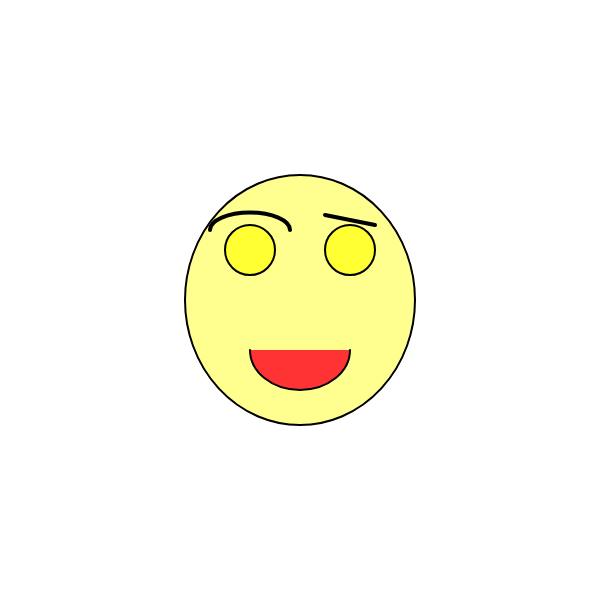
Frame 1 (no input)
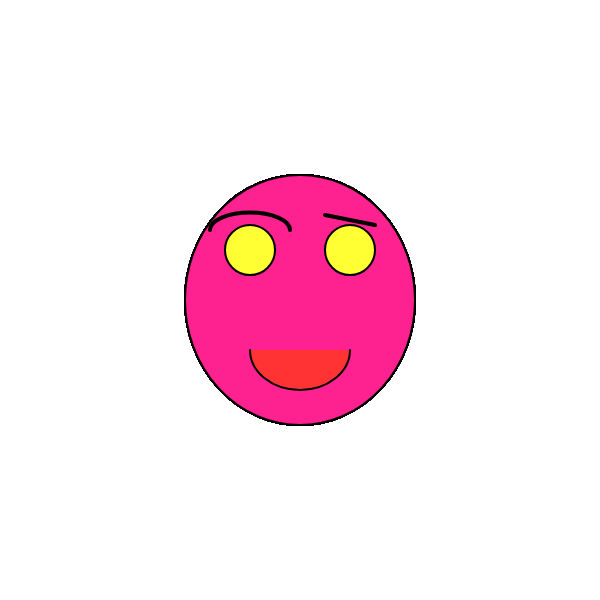
Frame 60 (no input)
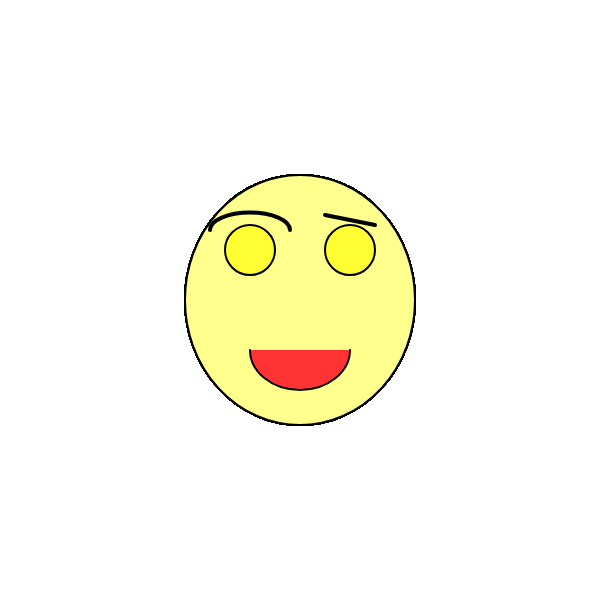
Frame 120 (the mouse pressed at the canvas centre since frame 60)

The p5.js sketch that drew these frames (run headless with seeded random() and noise() and a simulated clock; from frame 60 on, the mouse is pressed at the canvas centre):

// p5.js sketch
// ── sketch.js
function setup() {
  createCanvas(600, 600);//crea un area de dibuix de 600 pixels quadrats, 600 pixels d'ample i 600 pixels d'alçada, canvas és àrea de dibuix, setup ès la configuració o caracteristiques del nostre codi
}

function draw() {//draw significa dibuixar
  //mouseX=300;mouseY=300
  //background(250);//fons de color gris, és de color gris perquè hi ha un nùmero entre 0 i 255 i el 0 és negra i el 255 es blanc
  let canvipetit = sin(frameCount*0.05)*8;;//genera número de 20 a -20 sense parar i ordenats
   let canvimitja= cos(frameCount*0.05)*15//genera número de 15 a -15 sense parar i ordenats
   let canvigran= cos(frameCount*0.05)*20//genera número des de 8 a -8 sense parar i ordenats
  let canvimoltgran= cos(frameCount*0.05)*127//genera número des de 8 a -8 sense parar i ordenats
 print("Canvi petit: "+canvipetit);
  print("Canvi mitja: "+canvimitja);
  print("Canvi gran: "+canvigran);
  print("Canvi molt gran: "+canvimoltgran);
  strokeWeight(2);
  fill(255-canvipetit,159+canvimoltgran, 143+canvipetit);//fill és omplir de color de color el que hi ha a continuació en aquest cas el·lipse. El primer múmero es el nivell de vermellor(R:red), el seguent número es el nivell de verdor(G:green) i el tercer número es el nivell de blavor(B:blue). Podem fer 255,255,255:16.700.000 de colors diferents. He de posar el color que volgui als ulls i a la cara canviant elpomps 3 números, buscant a google colors RGB
  ellipse(300,300,230,250);//Es la cara sencera. El primer número significa la psició X (horizontal) del centre de la el·lipse. El segon número significa la posició Y (vertical) del centre de la el·lipse. El tercer número significa l'amplada de la el·lipse en pixels i el quart l'amplada de la el·lipse. Sempre els números son pixels contats des de la cantonada superior esquerra, és a dir el punt 0,0 es troba diferent que a matemàtiques (cantonada inferior esquerre)
  fill(255,255,51)
   ellipse(350,250,50,50);//és l'ull dret perqué és 350 de X al centre
  ellipse(250,250,50,50);//és l'ull esquerre perqé és 250 pixels de X del centre
  fill(350,51,51);//és el color de la boca i és vermellos perqè te molta quantitat de vermell
  arc(300,350,100,80,0,PI);//boca
noFill();// no ompis de color la cella
  strokeWeight(4);
  arc(250,230,80,35,PI,0);//cella esquerra
  strokeWeight(4);
  line(325,215,375,225);//cella dreta: els dos primers números són la X
}
function setup() {
  createCanvas(600, 600);//crea un area de dibuix de 600 pixels quadrats, 600 pixels d'ample i 600 pixels d'alçada, canvas és àrea de dibuix, setup ès la configuració o caracteristiques del nostre codi
}

function draw() {//draw significa dibuixar
  //mouseX=300;mouseY=300
  //background(250);//fons de color gris, és de color gris perquè hi ha un nùmero entre 0 i 255 i el 0 és negra i el 255 es blanc
  let canvipetit = sin(frameCount*0.05)*8;;//genera número de 20 a -20 sense parar i ordenats
   let canvimitja= cos(frameCount*0.05)*15//genera número de 15 a -15 sense parar i ordenats
   let canvigran= cos(frameCount*0.05)*20//genera número des de 8 a -8 sense parar i ordenats
  let canvimoltgran= cos(frameCount*0.05)*127//genera número des de 8 a -8 sense parar i ordenats
 print("Canvi petit: "+canvipetit);
  print("Canvi mitja: "+canvimitja);
  print("Canvi gran: "+canvigran);
  print("Canvi molt gran: "+canvimoltgran);
  strokeWeight(2);
  fill(255-canvipetit,159+canvimoltgran, 143+canvipetit);//fill és omplir de color de color el que hi ha a continuació en aquest cas el·lipse. El primer múmero es el nivell de vermellor(R:red), el seguent número es el nivell de verdor(G:green) i el tercer número es el nivell de blavor(B:blue). Podem fer 255,255,255:16.700.000 de colors diferents. He de posar el color que volgui als ulls i a la cara canviant elpomps 3 números, buscant a google colors RGB
  ellipse(300,300,230,250);//Es la cara sencera. El primer número significa la psició X (horizontal) del centre de la el·lipse. El segon número significa la posició Y (vertical) del centre de la el·lipse. El tercer número significa l'amplada de la el·lipse en pixels i el quart l'amplada de la el·lipse. Sempre els números son pixels contats des de la cantonada superior esquerra, és a dir el punt 0,0 es troba diferent que a matemàtiques (cantonada inferior esquerre)
  fill(255,255,51)
   ellipse(350,250,50,50);//és l'ull dret perqué és 350 de X al centre
  ellipse(250,250,50,50);//és l'ull esquerre perqé és 250 pixels de X del centre
  fill(350,51,51);//és el color de la boca i és vermellos perqè te molta quantitat de vermell
  arc(300,350,100,80,0,PI);//boca
noFill();// no ompis de color la cella
  strokeWeight(4);
  arc(250,230,80,35,PI,0);//cella esquerra
  strokeWeight(4);
  line(325,215,375,225);//cella dreta: els dos primers números són la X
}
